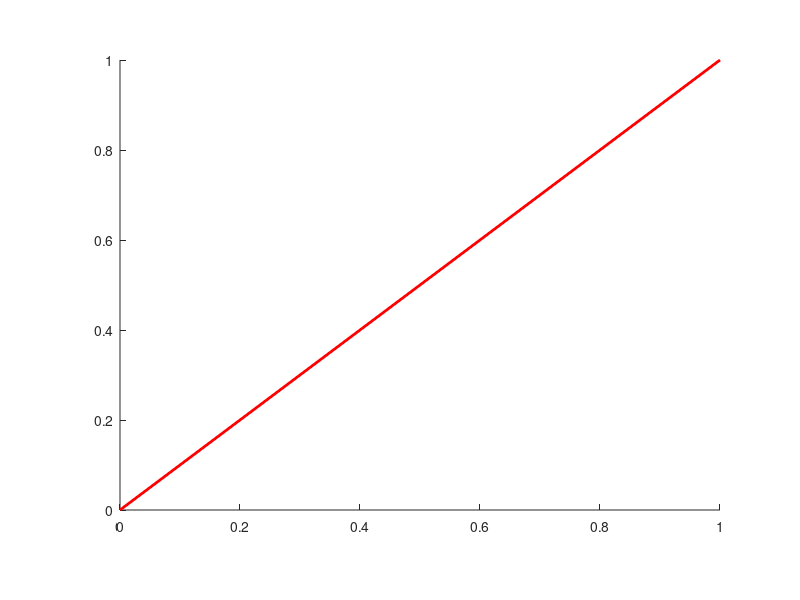

MATLAB code to generate this figure: (Note: this script raises an error after producing the figure.)
%=============================================================================
% Copyright (c) 2026-present Allan CORNET (Nelson)
%=============================================================================
% This file is part of Nelson.
%=============================================================================
% LICENCE_BLOCK_BEGIN
% SPDX-License-Identifier: LGPL-3.0-or-later
% LICENCE_BLOCK_END
%=============================================================================
% <--WEIGHT 4-->
% <--ADV-CLI MODE-->
%=============================================================================
close all
%=============================================================================
f = figure('Visible', 'off', 'InnerPosition', [100 100 320 240], 'Color', [1 1 1]);
ax = axes('Parent', f, 'Position', [0.15 0.15 0.75 0.75]);
h = line('Parent', ax, 'XData', [0 1], 'YData', [0 1], 'Color', [1 0 0], 'LineWidth', 2);
drawnow();
redFrame = getframe(f).cdata;
h.Color = [0 0 1];
drawnow();
blueFrame = getframe(f).cdata;
asserts.istrue(frame_delta(redFrame, blueFrame) > 0);
h.Visible = 'off';
drawnow();
hiddenFrame = getframe(f).cdata;
asserts.istrue(frame_delta(blueFrame, hiddenFrame) > 0);
h.Visible = 'on';
h.XData = [0 1 2];
h.YData = [0 1 0];
asserts.isequal(h.XData, [0 1 2]);
asserts.isequal(h.YData, [0 1 0]);
asserts.isequal(h.XDataMode, 'manual');
close(f);
%=============================================================================
%=============================================================================
function delta = frame_delta(a, b)
  delta = sum(abs(double(a(:)) - double(b(:))));
end
%=============================================================================
